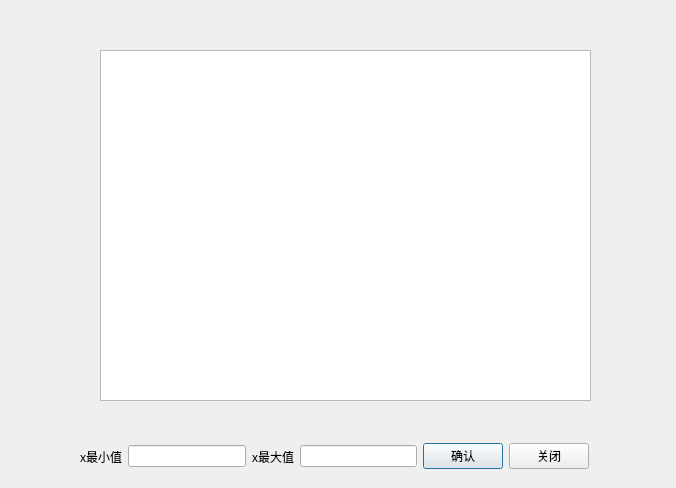
<?xml version="1.0" encoding="UTF-8"?>
<ui version="4.0">
 <class>draw_figure</class>
 <widget class="QDialog" name="draw_figure">
  <property name="geometry">
   <rect>
    <x>0</x>
    <y>0</y>
    <width>676</width>
    <height>488</height>
   </rect>
  </property>
  <property name="windowTitle">
   <string>Dialog</string>
  </property>
  <widget class="QGraphicsView" name="graphicsView">
   <property name="geometry">
    <rect>
     <x>100</x>
     <y>50</y>
     <width>491</width>
     <height>351</height>
    </rect>
   </property>
  </widget>
  <widget class="QWidget" name="">
   <property name="geometry">
    <rect>
     <x>80</x>
     <y>440</y>
     <width>509</width>
     <height>33</height>
    </rect>
   </property>
   <layout class="QHBoxLayout" name="horizontalLayout">
    <item>
     <widget class="QLabel" name="label">
      <property name="text">
       <string>x最小值</string>
      </property>
     </widget>
    </item>
    <item>
     <widget class="QLineEdit" name="lineEdit_xmin"/>
    </item>
    <item>
     <widget class="QLabel" name="label_2">
      <property name="text">
       <string>x最大值</string>
      </property>
     </widget>
    </item>
    <item>
     <widget class="QLineEdit" name="lineEdit_xmax"/>
    </item>
    <item>
     <widget class="QPushButton" name="pushButton_confirm">
      <property name="text">
       <string>确认</string>
      </property>
     </widget>
    </item>
    <item>
     <widget class="QPushButton" name="pushButton_close">
      <property name="text">
       <string>关闭</string>
      </property>
     </widget>
    </item>
   </layout>
  </widget>
 </widget>
 <resources/>
 <connections>
  <connection>
   <sender>pushButton_close</sender>
   <signal>clicked()</signal>
   <receiver>draw_figure</receiver>
   <slot>close()</slot>
   <hints>
    <hint type="sourcelabel">
     <x>635</x>
     <y>466</y>
    </hint>
    <hint type="destinationlabel">
     <x>337</x>
     <y>243</y>
    </hint>
   </hints>
  </connection>
  <connection>
   <sender>lineEdit_xmin</sender>
   <signal>returnPressed()</signal>
   <receiver>pushButton_confirm</receiver>
   <slot>click()</slot>
   <hints>
    <hint type="sourcelabel">
     <x>165</x>
     <y>465</y>
    </hint>
    <hint type="destinationlabel">
     <x>565</x>
     <y>466</y>
    </hint>
   </hints>
  </connection>
  <connection>
   <sender>lineEdit_xmax</sender>
   <signal>returnPressed()</signal>
   <receiver>pushButton_confirm</receiver>
   <slot>click()</slot>
   <hints>
    <hint type="sourcelabel">
     <x>429</x>
     <y>465</y>
    </hint>
    <hint type="destinationlabel">
     <x>565</x>
     <y>466</y>
    </hint>
   </hints>
  </connection>
 </connections>
</ui>
